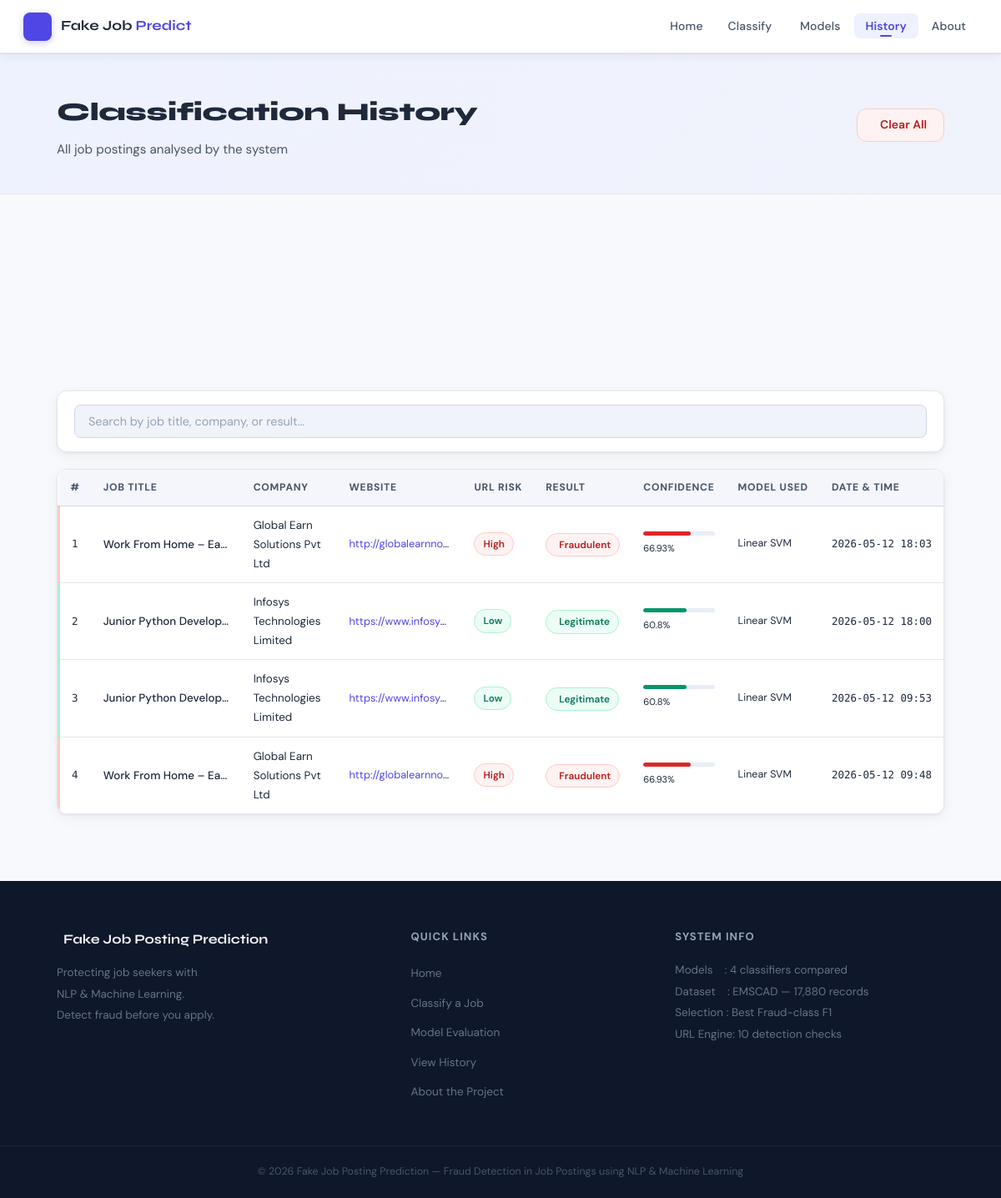
The app's page /history with its own data.
### tables this page shows
CREATE TABLE predictions (
                id           INTEGER PRIMARY KEY AUTOINCREMENT,
                job_title    TEXT,
                company      TEXT,
                location     TEXT,
                salary       TEXT,
                website      TEXT,
                description  TEXT NOT NULL,
                requirements TEXT,
                prediction   TEXT NOT NULL,
                confidence   REAL NOT NULL,
                url_risk     TEXT,
                url_score    REAL,
                model_used   TEXT,
                submitted_at DATETIME DEFAULT CURRENT_TIMESTAMP
            );

### app.py (the view)
@app.route("/history")
def history():
    return render_template("history.html",
                           records=get_history(), stats=get_stats())

### app.py (called while the page is built)
def get_db():
    c = sqlite3.connect(DB_PATH)
    c.row_factory = sqlite3.Row
    return c

def get_history(limit: int = 100):
    with get_db() as c:
        return [dict(r) for r in c.execute(
            "SELECT * FROM predictions ORDER BY submitted_at DESC LIMIT ?",
            (limit,)).fetchall()]

def get_stats() -> dict:
    with get_db() as c:
        total = c.execute("SELECT COUNT(*) FROM predictions").fetchone()[0]
        fraud = c.execute(
            "SELECT COUNT(*) FROM predictions WHERE prediction='Fraudulent'"
        ).fetchone()[0]
    return {"total": total, "fraud": fraud, "legit": total - fraud}

### templates/history.html (shortened to what this page needs)
{% extends "base.html" %}
{% block content %}
<section class="page-hdr">
  <div class="wrap" style="display:flex;align-items:center;justify-content:space-between;flex-wrap:wrap;gap:12px">
    <div>
      <h1>Classification History</h1>
      <p>All job postings analysed by the system</p>
    </div>
    {% if records %}
    <form method="POST" action="{{ url_for('clear_history') }}"
          onsubmit="return confirm('Clear all history? This cannot be undone.')">
      <button type="submit" class="btn btn-danger"> Clear All</button>
    </form>
    {% endif %}
  </div>
</section>
<section class="section">
  <div class="wrap">
    <div class="stat-row stat-3">
    </div>
    {% if records %}
    <div class="hist-search">
      <input id="srch" type="text"
             placeholder="Search by job title, company, or result…"
             onkeyup="filterRows()">
    </div>
    <div class="tbl-wrap">
      <table class="htbl" id="htbl">
        <thead>
          <tr>
            <th>#</th>
            <th>Job Title</th>
            <th>Company</th>
            <th>Website</th>
            <th>URL Risk</th>
            <th>Result</th>
            <th>Confidence</th>
            <th>Model Used</th>
            <th>Date &amp; Time</th>
          </tr>
        </thead>
        <tbody>
          {% for r in records %}
          <tr class="{% if r.prediction=='Fraudulent' %}tr-fraud{% else %}tr-legit{% endif %}">
            <td class="td-num">{{ loop.index }}</td>
            <td class="td-title">{{ r.job_title or '—' }}</td>
            <td>{{ r.company or '—' }}</td>
            <td style="font-size:.8rem;max-width:150px;overflow:hidden;text-overflow:ellipsis;white-space:nowrap">
              {% if r.website %}
              <a href="{{ r.website }}" target="_blank" rel="noopener" title="{{ r.website }}">
                {{ r.website[:28] }}{% if r.website|length > 28 %}…{% endif %}
              </a>
              {% else %}—{% endif %}
            </td>
            <td>
              {% if r.url_risk %}
              <span class="badge
                {% if r.url_risk=='high' %}badge-fraud
                {% elif r.url_risk=='medium' %}badge-warn
                {% else %}badge-legit{% endif %}">
                {{ r.url_risk|title }}
              </span>
              {% else %}—{% endif %}
            </td>
            <td>
              <span class="badge {% if r.prediction=='Fraudulent' %}badge-fraud{% else %}badge-legit{% endif %}">
                {% if r.prediction=='Fraudulent' %}{% else %}{% endif %} {{ r.prediction }}
              </span>
            </td>
            <td>
              <div class="mini-rail">
                <div class="mini-fill {% if r.prediction=='Fraudulent' %}mf-fraud{% else %}mf-legit{% endif %}"
                     style="width:{{ r.confidence }}%"></div>
              </div>
              <small>{{ r.confidence }}%</small>
            </td>
            <td class="td-model" title="{{ r.model_used or '—' }}">{{ r.model_used or '—' }}</td>
            <td class="td-time">{{ r.submitted_at[:16] }}</td>
          </tr>
          {% endfor %}
        </tbody>
      </table>
    </div>
    {% endif %}
  </div>
</section>
{% endblock %}

### templates/base.html (shortened to what this page needs)
<!DOCTYPE html>
<html lang="en">
<head>
  <link rel="stylesheet" href="https://cdn.jsdelivr.net/npm/@flaticon/flaticon-uicons@3.3.0/css/all/all.css">
  <link rel="stylesheet" href="{{ url_for('static', filename='css/style.css') }}">
</head>
<body>
<nav class="navbar">
  <div class="nav-inner">
    <a href="{{ url_for('home') }}" class="nav-brand">
      <div class="brand-icon"></div>
      <span class="brand-name">Fake Job <em>Predict</em></span>
    </a>
    <ul class="nav-links">
      <li><a href="{{ url_for('home') }}"
             class="{% if request.endpoint=='home' %}active{% endif %}">Home</a></li>
      <li><a href="{{ url_for('classify') }}"
             class="{% if request.endpoint in ['classify','predict_route'] %}active{% endif %}">Classify</a></li>
      <li><a href="{{ url_for('models_page') }}"
             class="{% if request.endpoint=='models_page' %}active{% endif %}"> Models</a></li>
      <li><a href="{{ url_for('history') }}"
             class="{% if request.endpoint=='history' %}active{% endif %}">History</a></li>
      <li><a href="{{ url_for('about') }}"
             class="{% if request.endpoint=='about' %}active{% endif %}">About</a></li>
    </ul>
  </div>
</nav>
<main>{% block content %}{% endblock %}</main>
<footer class="site-footer">
  <div class="footer-grid">
    <div>
      <div class="footer-brand"><span></span> Fake Job Posting Prediction</div>
      <p>Protecting job seekers with<br>NLP &amp; Machine Learning.<br>Detect fraud before you apply.</p>
    </div>
    <div>
      <strong>Quick Links</strong>
      <div class="footer-links">
        <a href="{{ url_for('home') }}">Home</a>
        <a href="{{ url_for('classify') }}">Classify a Job</a>
        <a href="{{ url_for('models_page') }}">Model Evaluation</a>
        <a href="{{ url_for('history') }}">View History</a>
        <a href="{{ url_for('about') }}">About the Project</a>
      </div>
    </div>
    <div>
      <strong>System Info</strong>
      <p>Models &nbsp;&nbsp;&nbsp;: 4 classifiers compared<br>
         Dataset &nbsp;&nbsp;&nbsp;: EMSCAD — 17,880 records<br>
         Selection : Best Fraud-class F1<br>
         URL Engine: 10 detection checks</p>
    </div>
  </div>
  <div class="footer-bar">
    © 2026 Fake Job Posting Prediction — Fraud Detection in Job Postings using NLP &amp; Machine Learning
  </div>
</footer>
</body>
</html>

### records on screen
predictions: job_title "Work From Home – Ea…", company "Global Earn Solutions Pvt Ltd", website "http://globalearnno…", url_risk "High", prediction "Fraudulent", confidence "66.93", model_used "Linear SVM", submitted_at "2026-05-12 18:03"
predictions: job_title "Junior Python Develop…", company "Infosys Technologies Limited", website "https://www.infosy…", url_risk "Low", prediction "Legitimate", confidence "60.8", model_used "Linear SVM", submitted_at "2026-05-12 18:00"
predictions: job_title "Junior Python Develop…", company "Infosys Technologies Limited", website "https://www.infosy…", url_risk "Low", prediction "Legitimate", confidence "60.8", model_used "Linear SVM", submitted_at "2026-05-12 09:53"
predictions: job_title "Work From Home – Ea…", company "Global Earn Solutions Pvt Ltd", website "http://globalearnno…", url_risk "High", prediction "Fraudulent", confidence "66.93", model_used "Linear SVM", submitted_at "2026-05-12 09:48"
